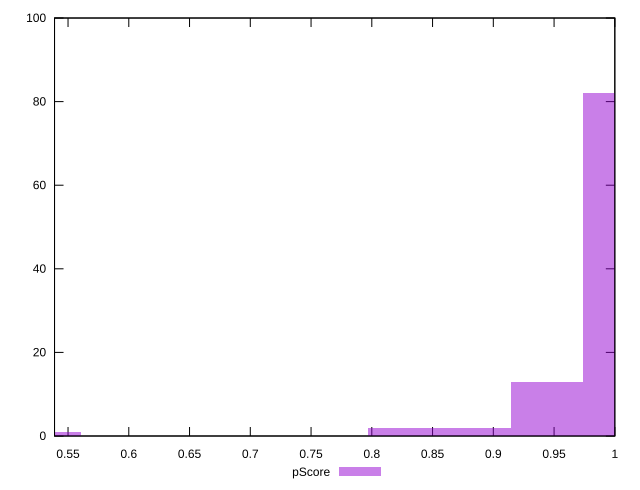

Generate this figure with gnuplot:
reset

$pScore <<EOF
1.0032155484288365 82
0.9442028691094932 13
0.5311141138740899 1
0.8261775104708066 2
0.88519018979015 2
EOF

set key outside below
set boxwidth 0.05901267931934333
set xrange [0.5388888888888889:1]
set yrange [0:100]
set trange [0:100]
set style fill transparent solid 0.5 noborder
set terminal svg size 640, 490 enhanced background rgb 'white'
set output "reports/report_00030_2021-02-24T20-42-31.540Z/uses-http2/samples/astro/pScore/histogram.svg"

plot $pScore title "pScore" with boxes

reset
